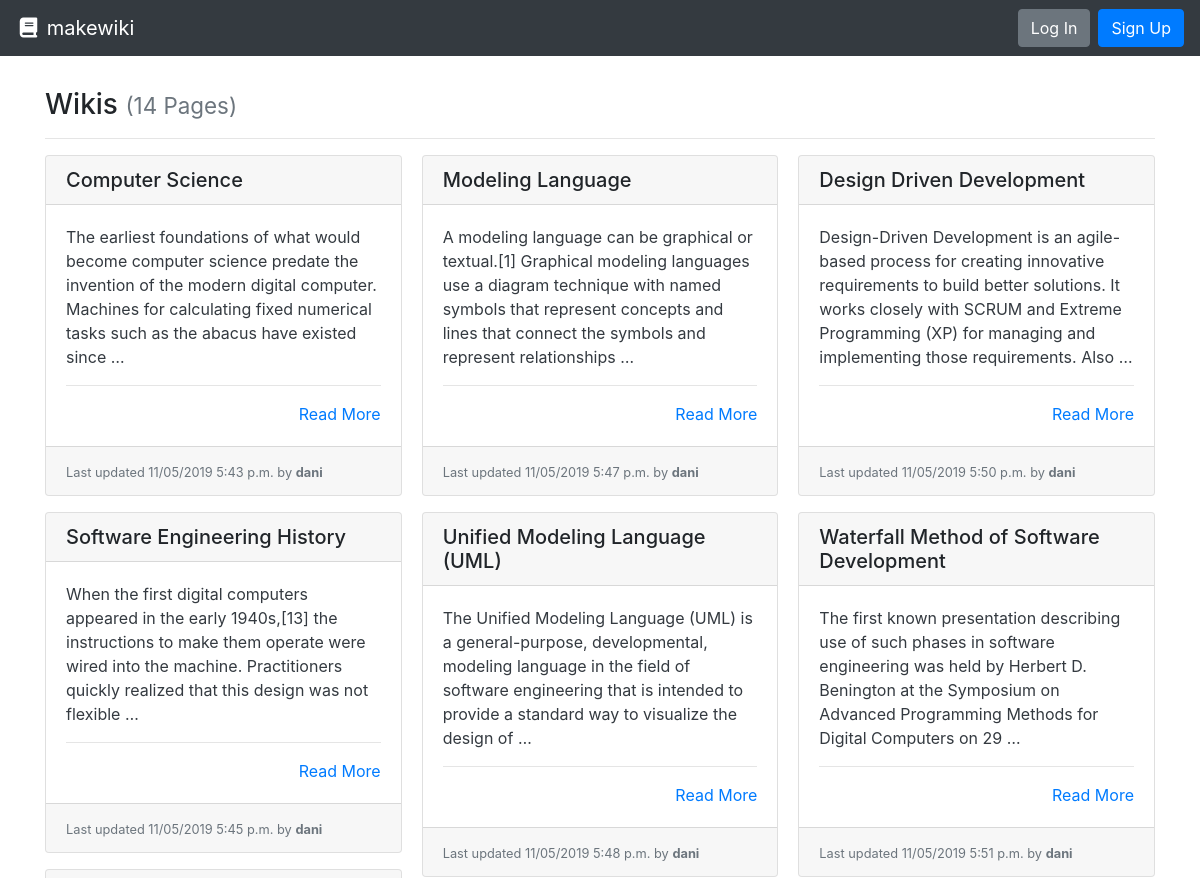
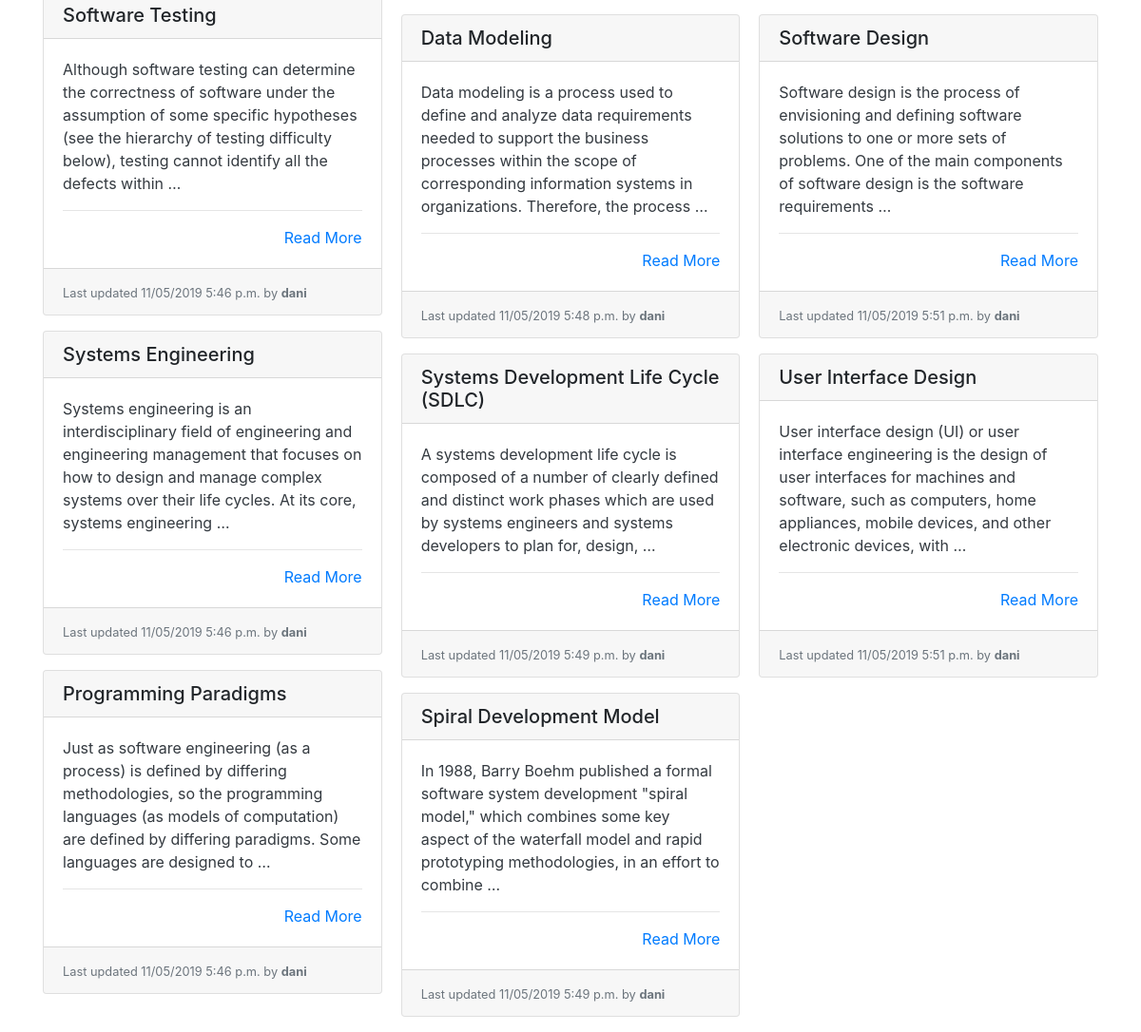
The app's page /, older data (2 pictures, top to bottom).
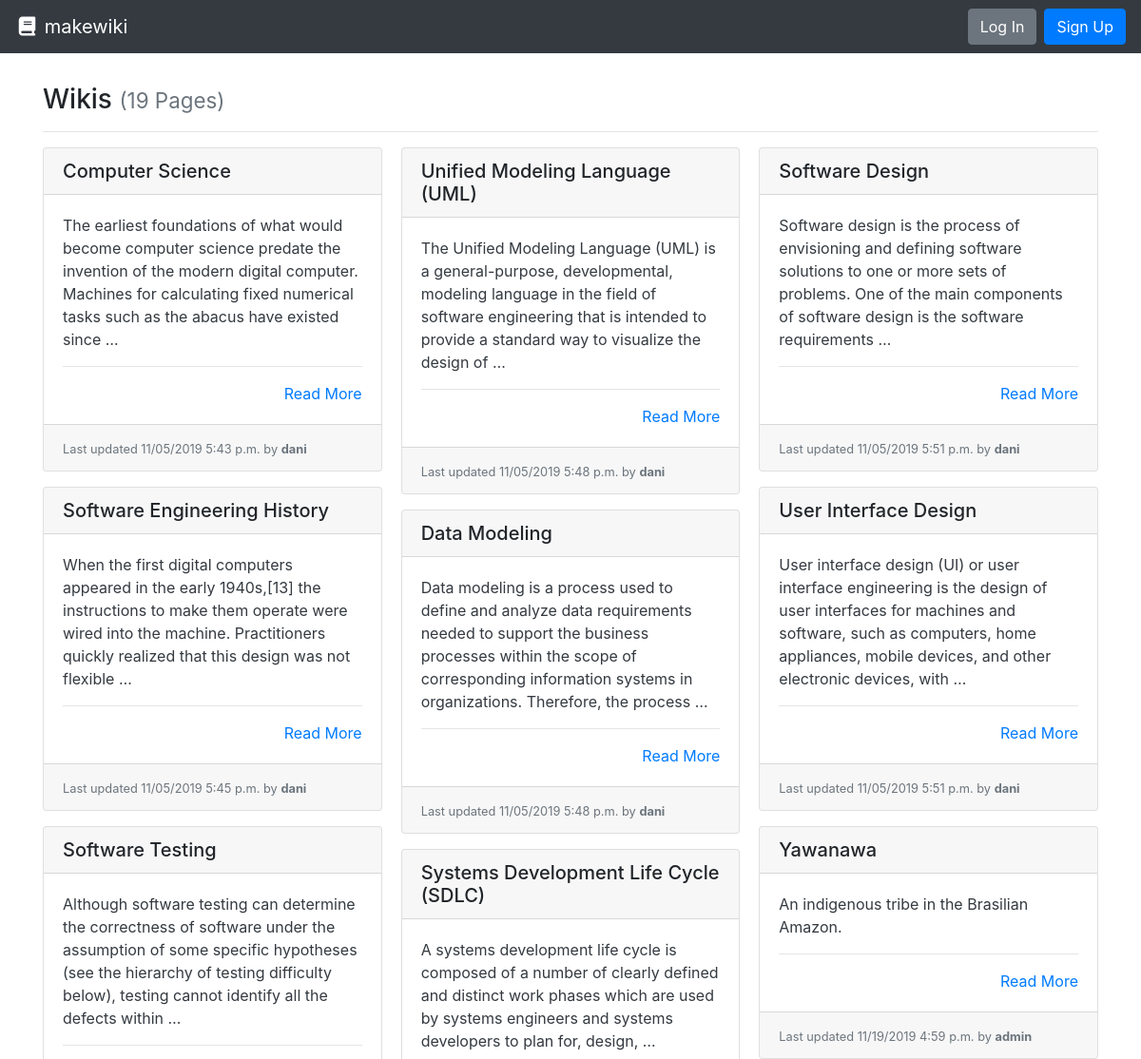
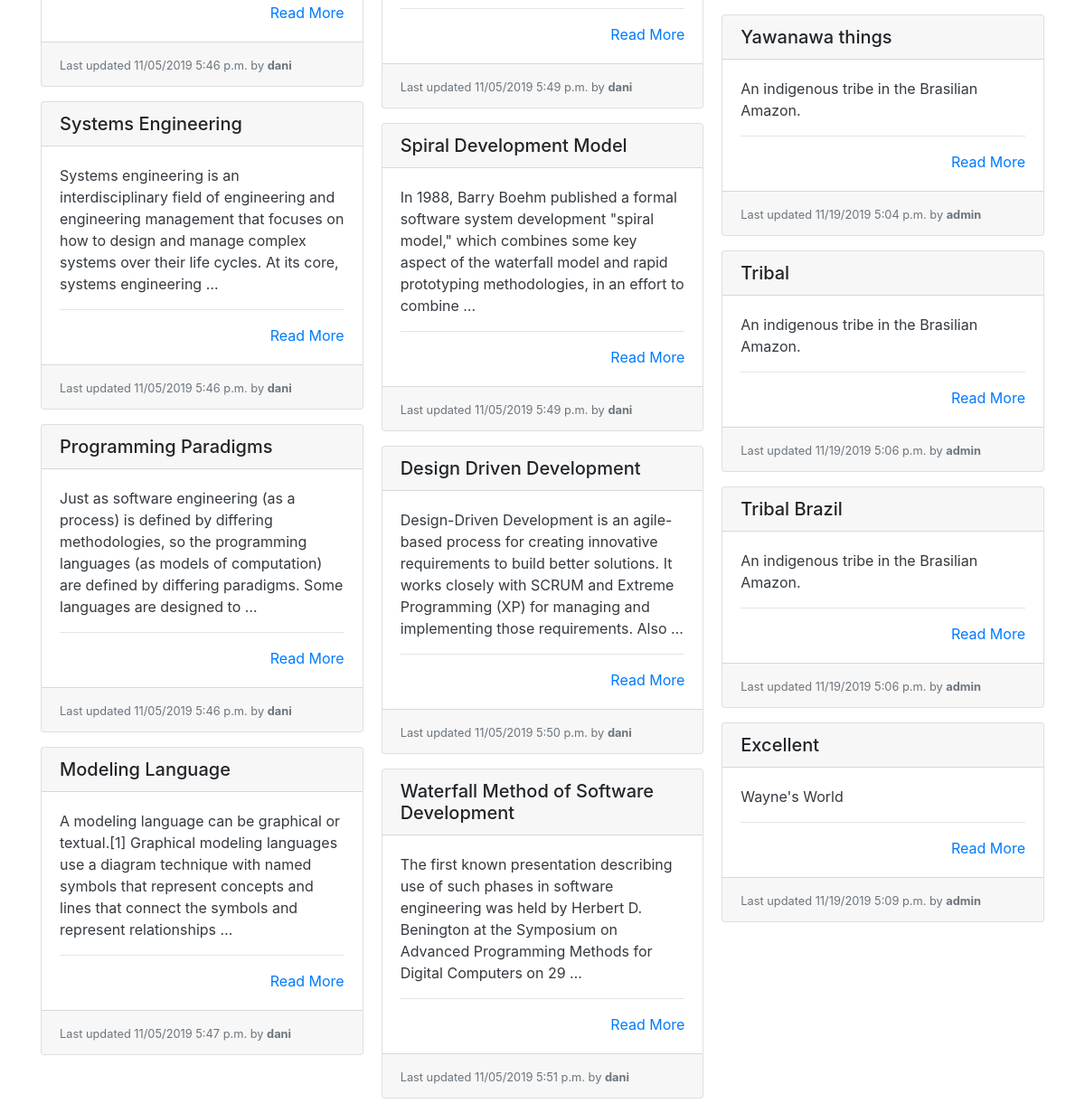
The same page, newer data (2 pictures, top to bottom).
### wiki/models.py (models this page shows, shortened)
class Page(models.Model):
    title = models.CharField(max_length=settings.WIKI_PAGE_TITLE_MAX_LENGTH, unique=True,
                             help_text="Title of your page.")
    author = models.ForeignKey(User, on_delete=models.PROTECT,
                               help_text="The user that posted this article.")
    slug = models.CharField(max_length=settings.WIKI_PAGE_TITLE_MAX_LENGTH, blank=True, editable=False,
                            help_text="Unique URL path to access this page. Generated by the system.")
    content = models.TextField(
        help_text="Write the content of your page here.")
    created = models.DateTimeField(auto_now_add=True,
                                   help_text="The date and time this page was created. Automatically generated when the model saves.")
    modified = models.DateTimeField(auto_now=True,
                                    help_text="The date and time this page was updated. Automatically generated when the model updates.")

### wiki/views.py (the view)
# urls.py: path('', PageListView.as_view(), name='wiki-list-page'),
class PageListView(ListView):
    model = Page
    def get(self, request):
        pages = self.get_queryset().all()
        return render(request, 'list.html', {
          'pages': pages
        })

### wiki/templates/list.html
{% extends "base.html" %}
{% block content %}
  <h3>Wikis {% if pages %}<small class="text-muted">({{ pages|length }} Page{{ pages|length|pluralize:"s" }})</small>{% endif %}</h3>
  <hr>
  {% if pages %}
    <div class="card-columns">
      {% for page in pages %}
        {% include "partials/card.html" %}
      {% endfor %}
    </div>
  {% else %}
    <div class="alert alert-primary" role="alert">No pages to display.</div>
  {% endif %}
{% endblock %}

### templates/base.html (shortened to what this page needs)
<!doctype html>
<html lang="en">
  <head>
    <link rel="stylesheet" href="https://stackpath.bootstrapcdn.com/bootstrap/4.3.1/css/bootstrap.min.css"
>
  </head>
  <body>
    <nav class="navbar navbar-expand-md navbar-dark bg-dark">
      <a class="navbar-brand" href="{% url 'wiki-list-page' %}"><i class="fas fa-fw fa-book"></i> makewiki</a>
      <form class="form-inline ml-auto">
        {% if user.is_authenticated %}
          <div class="text-white">Hello, <strong>{{ user.username }}</strong>!</div>
          <a href="{% url 'new-entry-page' %}" class="btn btn-success ml-4">New Page</a>
          <a href="{% url 'logout' %}" class="btn btn-danger ml-2">Log Out</a>
        {% else %}
        <a href="{% url 'login' %}" class="btn btn-secondary ml-2">Log In</a>
        <a href="{% url 'signup' %}" class="btn btn-primary ml-2">Sign Up</a>
        {% endif %}
      </form>
    </nav>
    <main role="main" class="container" style="margin-top: 4vh;">
      {% block content %}{% endblock %}
    </main>
  </body>

### wiki/templates/partials/card.html
<div class="card mb-3">
  <h5 class="card-header ">{{ page.title }}</h5>
  <div class="card-body border-dark">
    <p class="card-text text-dark">
      {{ page.content|truncatewords_html:30 }}
      <hr>
      <div class="text-right"><a href="{% url 'wiki-details-page' page.slug %}" title="Read More">Read More</a></div>
  </div>
  <div class="card-footer">
    <small class="text-muted">Last updated {{ page.modified|date:"SHORT_DATETIME_FORMAT" }} by <b>{{ page.author.username }}</b></small>
  </div>
</div>

Row changes from the older to the newer data that the page shows:
added Page: title "Yawanawa", content "An indigenous tribe in the Brasilian Amazon.", modified "11/19/2019 4:59 p.m.", author.username "admin"
added Page: title "Yawanawa things", content "An indigenous tribe in the Brasilian Amazon.", modified "11/19/2019 5:04 p.m.", author.username "admin"
added Page: title "Tribal", content "An indigenous tribe in the Brasilian Amazon.", modified "11/19/2019 5:06 p.m.", author.username "admin"
added Page: title "Tribal Brazil", content "An indigenous tribe in the Brasilian Amazon.", modified "11/19/2019 5:06 p.m.", author.username "admin"
added Page: title "Excellent", content "Wayne's World", modified "11/19/2019 5:09 p.m.", author.username "admin"
Text that changed along with them:
{{ pages|length }}: "14" → "19"
